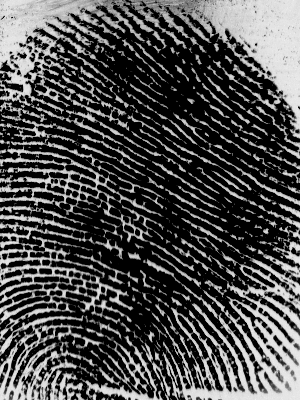
#> input picture assets/portal/assets/biometric/5000/5000_1704454017983.bmp, 300 x 400 px, given in place of test.tif, which was not available
$ python app-tif.py
#> lines starting #> are read from the running program, lines starting #| are printed output that depends on the picture; long printed decimals are rounded; pictures that were not available may be replaced by others from this repository, and a replacement may not be noted
import cv2
import os

fingerprint_test = cv2.imread("test.tif", cv2.IMREAD_GRAYSCALE)
#> fingerprint_test is the input picture: shape (400, 300); min 0, max 240, mean 76.6
cv2.imshow("Original", cv2.resize(fingerprint_test, None, fx=1, fy=1))
emp_id = "5000"
# cv2.waitKey(0)
# cv2.destroyAllWindows()

arr = [file for file in os.listdir("biometric/" + emp_id)]
for index, file in enumerate(arr):
    fingerprint_database_image = cv2.imread("./biometric/" + emp_id + "/" +file, cv2.IMREAD_GRAYSCALE)
    sift = cv2.xfeatures2d.SIFT_create()
    keypoints_1, descriptors_1 = sift.detectAndCompute(fingerprint_test, None)
#> keypoints_1 = 3083 keypoints; strongest (x, y, size): (266, 231, 3.2), (10, 170, 3.4), (36, 51, 1.8), (260, 310, 3)
    keypoints_2, descriptors_2 = sift.detectAndCompute(fingerprint_database_image, None)
#> keypoints_2 has the same summary as keypoints_1

    matches = cv2.FlannBasedMatcher(dict(algorithm=1, trees=10),
                dict()).knnMatch(descriptors_1, descriptors_2, k=2)
#> matches = 3083 matches
    match_points = []

    for p, q in matches:
        if p.distance < (0.935555*q.distance):
            match_points.append(p)
#> after the loop, match_points = 3083 matches

    keypoints = 0
    if len(keypoints_1) <= len(keypoints_2):
        keypoints = len(keypoints_1)
#> keypoints = 3083
    else:
        keypoints = len(keypoints_2)

    print(str(file) + ": " + str((len(match_points) / keypoints)))
#| 5000_1704454017983.bmp: 1.0
    if (len(match_points) / keypoints) > 0.65:
        print("% match: ", len(match_points) / keypoints * 100)
#| % match:  100.0
        print("Figerprint ID: " + str(file))
        result = cv2.drawMatches(fingerprint_test, keypoints_1, fingerprint_database_image,
                                keypoints_2, match_points, None)
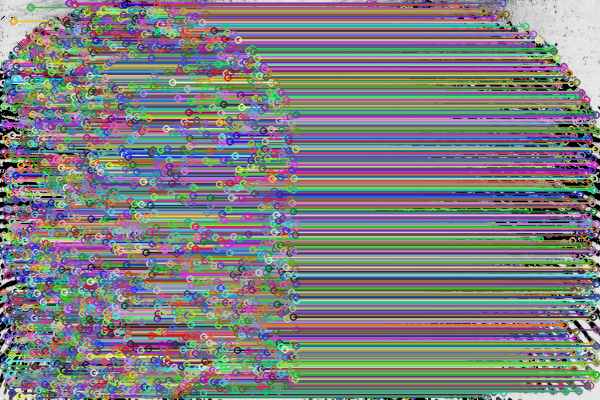
#> result: shape (400, 600, 3); mean of channels 0, 1, 2 129.3, 127.8, 127.1; drawn as B, G, R
        result = cv2.resize(result, None, fx=2.5, fy=2.5)
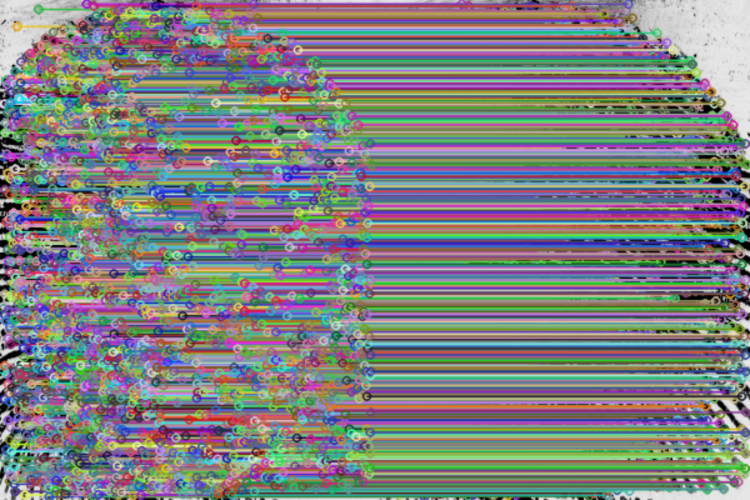
#> result: shape (1000, 1500, 3) (shown at 1/2 size); mean of channels 0, 1, 2 129.2, 127.7, 127; drawn as B, G, R
        # cv2.imshow("result", result)
        # cv2.waitKey(0)
        # cv2.destroyAllWindows()
        break
    if index == len(arr)-1:
        print("No ID Matched!!")

$ run again, on assets/portal/assets/biometric/5000/5000_1704454050815.bmp
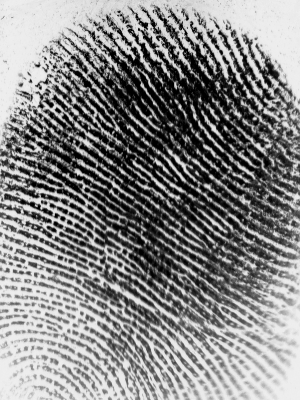
#> input picture assets/portal/assets/biometric/5000/5000_1704454050815.bmp, 300 x 400 px, given in place of test.tif, which was not available
#> fingerprint_test is the input picture: shape (400, 300); min 0, max 242, mean 134.9
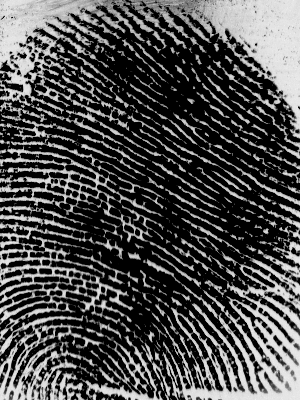
#> input picture assets/portal/assets/biometric/5000/5000_1704454017983.bmp, 300 x 400 px
#> fingerprint_database_image is the input picture: shape (400, 300); min 0, max 240, mean 76.6
#> keypoints_1 = 3892 keypoints; strongest (x, y, size): (63, 219, 3), (221, 52, 2.5), (69, 222, 3), (31, 81, 2)
#> keypoints_2 = 3083 keypoints; strongest (x, y, size): (266, 231, 3.2), (10, 170, 3.4), (36, 51, 1.8), (260, 310, 3)
#> matches = 3892 matches
#> after the loop `for p, q in matches:`: match_points = 1461 matches
#> keypoints = 3083
#| 5000_1704454017983.bmp: 0.4739

$ run again, on assets/portal/assets/biometric/5000/5000_1704454060959.bmp
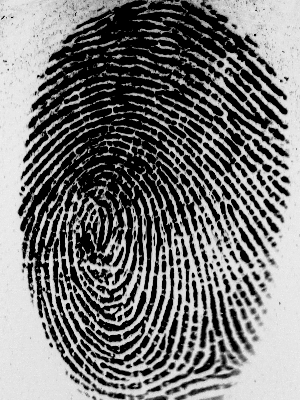
#> input picture assets/portal/assets/biometric/5000/5000_1704454060959.bmp, 300 x 400 px, given in place of test.tif, which was not available
#> fingerprint_test is the input picture: shape (400, 300); min 0, max 245, mean 119
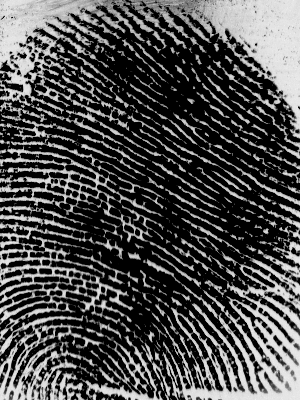
#> input picture assets/portal/assets/biometric/5000/5000_1704454017983.bmp, 300 x 400 px
#> fingerprint_database_image is the input picture: shape (400, 300); min 0, max 240, mean 76.6
#> keypoints_1 = 2743 keypoints; strongest (x, y, size): (218, 264, 2.6), (215, 257, 2.6), (221, 270, 2.3), (202, 281, 2.4)
#> keypoints_2 = 3083 keypoints; strongest (x, y, size): (266, 231, 3.2), (10, 170, 3.4), (36, 51, 1.8), (260, 310, 3)
#> matches = 2743 matches
#> after the loop `for p, q in matches:`: match_points = 1027 matches
#> keypoints = 2743
#| 5000_1704454017983.bmp: 0.3744

$ run again, on assets/portal/assets/biometric/5000/5000_1704454064919.bmp
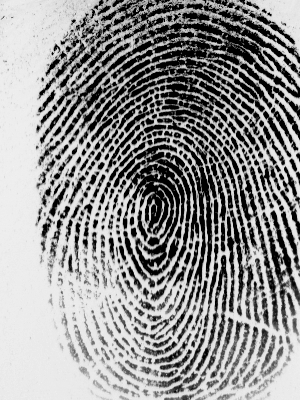
#> input picture assets/portal/assets/biometric/5000/5000_1704454064919.bmp, 300 x 400 px, given in place of test.tif, which was not available
#> fingerprint_test is the input picture: shape (400, 300); min 0, max 242, mean 146.8
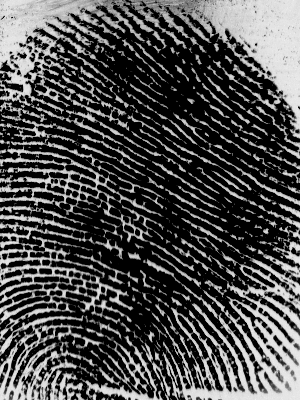
#> input picture assets/portal/assets/biometric/5000/5000_1704454017983.bmp, 300 x 400 px
#> fingerprint_database_image is the input picture: shape (400, 300); min 0, max 240, mean 76.6
#> keypoints_1 = 3567 keypoints; strongest (x, y, size): (103, 227, 2.1), (118, 220, 2.3), (118, 232, 2.4), (253, 156, 2.3)
#> keypoints_2 = 3083 keypoints; strongest (x, y, size): (266, 231, 3.2), (10, 170, 3.4), (36, 51, 1.8), (260, 310, 3)
#> matches = 3567 matches
#> after the loop `for p, q in matches:`: match_points = 1259 matches
#> keypoints = 3083
#| 5000_1704454017983.bmp: 0.4084
